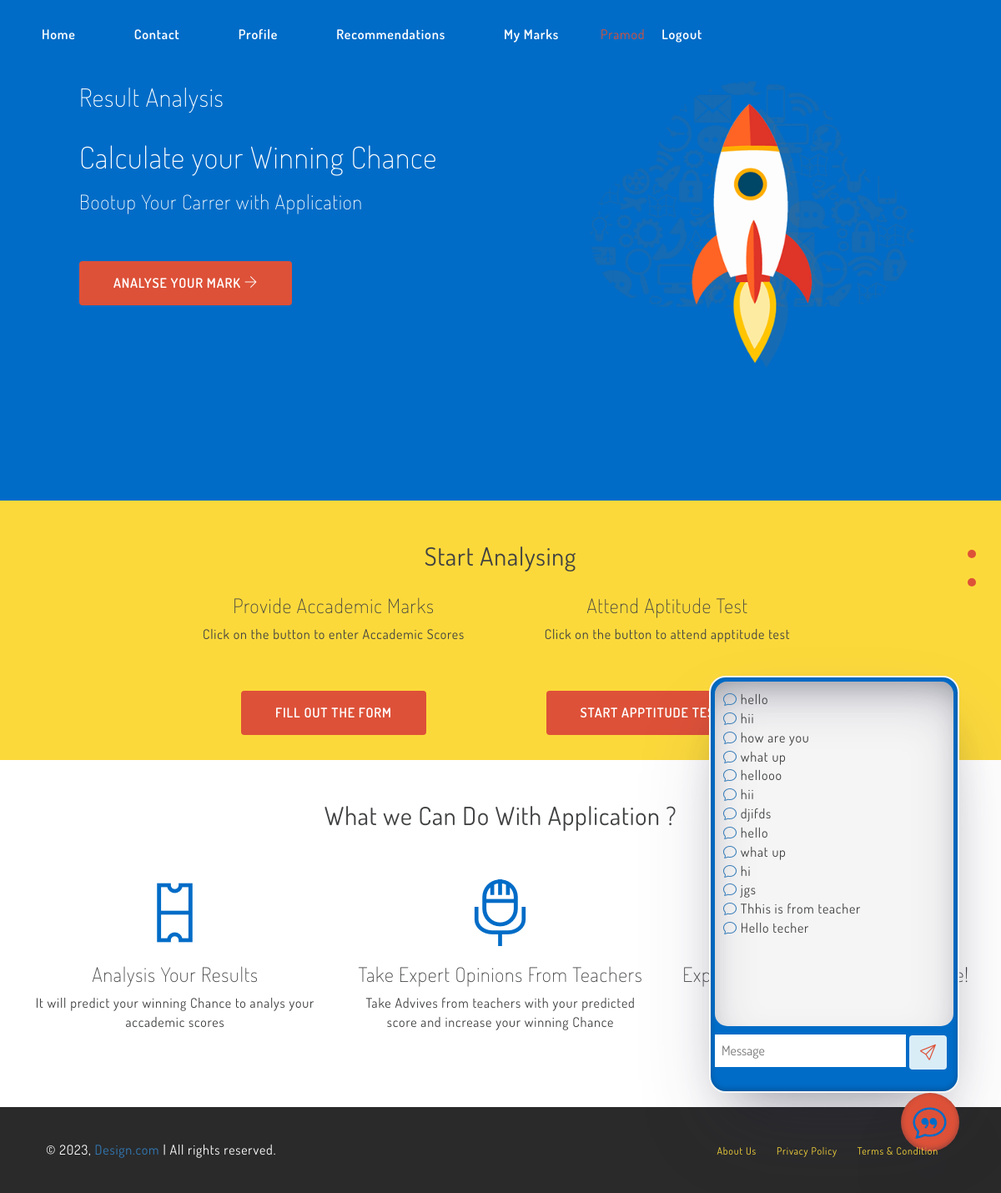
The app's page / (signed in) with its own data.
### Teacher/models.py (models this page shows)
class ChatContent(models.Model):
    user = models.ForeignKey(User, on_delete=models.CASCADE)
    message = models.CharField(max_length=1000)
    time = models.DateTimeField(auto_now_add=True)

### Home/decorators.py (the view, shortened to what this page needs)
    def wrapper_function(request, *args, **kwargs):
        group = None
        if request.user.groups.exists():
            group = request.user.groups.all()[0].name
        if group == None:
            return view_func(request, *args, **kwargs)

### Home/views.py (called while the page is built)
@admin_only
def Index(request):
    chat = ChatContent.objects.all()
    print(len(chat), "......................")
    context = {
        "chat":chat
    }
    return render(request,"index.html",context)

### templates/index.html (shortened to what this page needs)
{% load static %}
<!DOCTYPE html>
<html lang="en">
<head>
  <link href="{% static 'css/bootstrap.min.css' %}" rel="stylesheet">
  <link href="{% static 'css/style.css' %}" rel="stylesheet">
  <link href="{% static 'css/themify-icons.css' %}" rel="stylesheet">
  <link href="{% static 'css/dosis-font.css' %}" rel='stylesheet'  type='text/css'>
  <link rel="stylesheet" href="https://cdn.jsdelivr.net/npm/bootstrap-icons@1.11.3/font/bootstrap-icons.min.css">
    </head>
    <body id="page-top" data-spy="scroll" data-target=".side-menu">
      <nav>
        <div class="navcontainer">
          <ul>
            <li>
              <a href="{%url 'Index' %}">Home</a>
            </li>
            <li><a href="">Contact</a></li>
            {% if request.user.is_authenticated %}
            <li><a href="{%url 'MarkProfile' %}">Profile</a></li>
            <li><a href="{%url 'RecommendationsStudentView' %}">Recommendations</a></li>
            <li><a href="{%url 'Mymarks' %}">My Marks </a></li>
            <li style="color:#dd5138">{{request.user.first_name}}<a href="{%url 'SignOut' %}">Logout</a></li>
              {% else %}
            <li><a href="{%url 'SignIn' %}">Login</a></li>
            {% endif %}
          </ul>
        </div>
      </nav>
      <nav class="side-menu">
        <ul>
          <li>
            <a href="#home" class="page-scroll">
              <span class="dot"></span>
            </a>
          </li>
          <li>
            <a href="#tickets" class="page-scroll">
              <span class="dot"></span>
            </a>
          </li>
        </ul>
      </nav>
      <div class="container-fluid">
        <div class="row hero-header" id="home">
      {% block content %}
          <div class="col-md-7">
            <h2>Result Analysis</h2>
            <h1>Calculate your Winning Chance</h1>
            <h3>Bootup Your Carrer with Application</h3>
            {% if request.user.is_authenticated %}
            <a href="#tickets" class="btn btn-lg btn-red">Analyse Your Mark <span class="ti-arrow-right"></span></a>
{% else %}
<h4>Register For Continue</h4>
<a href="{%url 'SignUp' %}" class="btn btn-lg btn-red">Register Now <span class="ti-arrow-right"></span></a>
{% endif %}
          </div>
          <div class="col-md-5 hidden-xs">
            <img src="{% static 'img/rocket.png' %}" class="rocket animated bounce">
          </div>
        </div>
      </div>
      {% if request.user.is_authenticated %}
      <div class="container-fluid tickets" id="tickets">
        <div class="row me-row content-ct">
          <h2 class="row-title">Start Analysing</h2>
          <div class="col-md-4 col-sm-6 col-md-offset-2">
            <h3> Provide Accademic Marks</h3>
            <p>Click on the button to enter Accademic Scores</p><br><br>
            <a href="{%url 'MarkInput' %}" class="btn btn-lg btn-red">Fill Out the Form</a>
          </div>
          <div class="col-md-4 col-sm-6">
            <h3>Attend Aptitude Test</h3>
            <p>Click on the button to attend apptitude test</p><br><br>
            <a href="{%url 'Aptitudetest' %}" class="btn btn-lg btn-red">Start Apptitude Test Now</a>
          </div>
        </div>
      </div>
{% endif %}
      <div class="container">
        <div class="row me-row content-ct">
          <h2 class="row-title">What we Can Do With Application ?</h2>
          <div class="col-md-4 feature">
            <span class="ti-ticket"></span>
            <h3>Analysis Your Results</h3>
            <p>It will predict your winning Chance to analys your accademic scores </p>
          </div>
          <div class="col-md-4 feature">
            <span class="ti-microphone"></span>
            <h3>Take Expert Opinions From Teachers</h3>
            <p>Take Advives from teachers with your predicted score and increase your winning Chance</p>
          </div>
          <div class="col-md-4 feature">
            <h3>Explore your skills around the globe!</h3>
            <p>Lorem ipsum dolor sit, amet consectetur adipisicing elit. Asperiores tenetur </p>
          </div>
        </div>
      </div>
      {% if request.user.is_authenticated %}
      <div class="chatapp" >
        <div class="chat-box" id="chatbox">
          <div class="contentbox" id="scrollableDiv">
            {% for i in chat %}
            <div class="icon mt-2">
              <i class="bi bi-chat text-primary"></i>
              <span class="text-dark">{{i.message}}</span>
            </div>
            {% endfor %}
          </div>
          <div class="messagebox">
            <form action="{%url 'ChatAdd' %}" method="post">
              <input type="text" name="chat" placeholder="Message" required>
        <button type="submit" class="btn bg-info" style="color: #dd5138;font-size:larger"><i class="bi bi-send"></i></button>
            </form>
          </div>
        </div>
        <a  onclick="chatdisplay()">
        <div class="chaticon"  id="">
          <span style="font-size: 30;"><i class="bi bi-chat-quote"></i></span>
        </div>
      </a>
      </div>
      {% endif %}
{% endblock %}
      <div class="container-fluid footer">
        <div class="row footer-credit">
          <div class="col-md-6 col-sm-6">
            <p>&copy; 2023, <a href="">Design.com</a> | All rights reserved.</p>
          </div>
          <div class="col-md-6 col-sm-6">
            <ul class="footer-menu">
              <li><a href="#">About Us</a></li>
              <li><a href="#">Privacy Policy</a></li>
              <li><a href="#">Terms &amp; Condition</a></li>
            </ul>
          </div>
        </div>
      </div>
    </body>
    </html>

### static/css/style.css (style rules this page uses)
body { font-family: 'Dosis', sans-serif; color: #404142; font-size: 16px; letter-spacing: 0.8px; }
h1, h2, h3, h4, h5, h6 { font-weight: 200; }
ul { margin: 0; padding: 0; list-style: none; }
a { -webkit-transition: all 0.3s; -moz-transition: all 0.3s; transition: all 0.3s; }
.btn { text-transform: uppercase; font-weight: 600; }
.btn-lg { padding: 15px 40px; font-size: 16px; line-height: none; border-radius: 4px; }
.btn-red { background-color: #dd5138; color: #fff; }
.content-ct { text-align: center; }
.side-menu { position: fixed; right: 30px; top: 50%; transform: translateY(-73px); z-index: 99; }
.side-menu ul li { text-align: right; margin: 10px 0; }
.side-menu ul li a span { display: inline-block; }
.side-menu ul li a span.dot { position: relative; background-color: #dd5138; border-radius: 2em; height: 10px; width: 10px; -webkit-transition: all 0.3s; -moz-transition: all 0.3s; transition: all 0.3s; }
.hero-header { background: #016cc7; min-height: 600px; padding: 5em; color: #fff; }
.hero-header h1 { margin: 1em 0 0 0; }
.hero-header .btn { margin-top: 3em; }
.hero-header .rocket { max-width: 100%; }
.me-row { padding: 30px 0; }
.row-title { font-weight: 400; }
.feature { padding: 20px; margin-top: 30px; }
.feature span { font-size: 5em; color: #016cc7; }
.tickets { background-color: #fcd93b; }
.footer { background-color: #2a2a2a; margin-top: 30px; color: #fff; }
.footer p { margin-bottom: 0; }
.footer-credit { padding: 40px; }
ul.footer-menu { text-align: right; }
ul.footer-menu li { display: inline-block; }
ul.footer-menu li a { font-size: 12px; color: #fcd93b; padding-right: 20px; }
.animated { -webkit-animation-duration: 5s; animation-duration: 5s; -webkit-animation-fill-mode: both; animation-fill-mode: both; -webkit-animation-timing-function: linear; animation-timing-function: linear; animation-iteration-count:infinite; -webkit-animation-iteration-count:infinite; }
.bounce { -webkit-animation-name: bounce; animation-name: bounce; }

### templates/index.html (style rules this page uses)
.navcontainer li { float: left; margin-top: 30px; margin-left: 30px; }
.navcontainer a { font-weight: 600; color: white; padding: 20px; }
.chaticon { width:70px; height: 70px; border-radius: 50%; background-color: #dd5138; position: fixed; bottom: 50px; right: 50px; display: flex; justify-content: center; align-items: center; font-size: 40px; color: #016cc7; animation: anim 3s infinite; box-shadow: rgba(50, 50, 93, 0.25) 0px 50px 100px -20px, rgba(0, 0, 0, 0.3) 0px 30px 60px -30px, rgba(10, 37, 64, 0.35) 0px -2px 6px 0px inset; }
.chat-box { width: 300px; height: 500px; border: 2px solid whitesmoke; position: fixed; bottom: 120px; right:50px; background-color:#016cc7; padding: 5px; box-sizing: border-box; border-radius: 20px; box-shadow: rgba(50, 50, 93, 0.25) 0px 50px 100px -20px, rgba(0, 0, 0, 0.3) 0px 30px 60px -30px, rgba(10, 37, 64, 0.35) 0px -2px 6px 0px inset; }
.contentbox { width:100%; height: 85%; background-color: whitesmoke; border-radius: 15px; padding: 10px; box-shadow: rgba(50, 50, 93, 0.25) 0px 30px 60px -12px inset, rgba(0, 0, 0, 0.3) 0px 18px 36px -18px inset; overflow: auto; }
.messagebox { width:100%; height: 12%; margin-top: 10px; }
.messagebox input { outline: none; border: none; padding: 8px; width: 80%; }

### records on screen
ChatContent: message "hello"
ChatContent: message "hii"
ChatContent: message "how are you"
ChatContent: message "what up"
ChatContent: message "hellooo"
ChatContent: message "hii"
ChatContent: message "djifds"
ChatContent: message "hello"
ChatContent: message "what up"
ChatContent: message "hi"
ChatContent: message "jgs"
ChatContent: message "Thhis is from teacher"
ChatContent: message "Hello techer"

### other values on screen
{{ request.user.first_name }} "Pramod"
